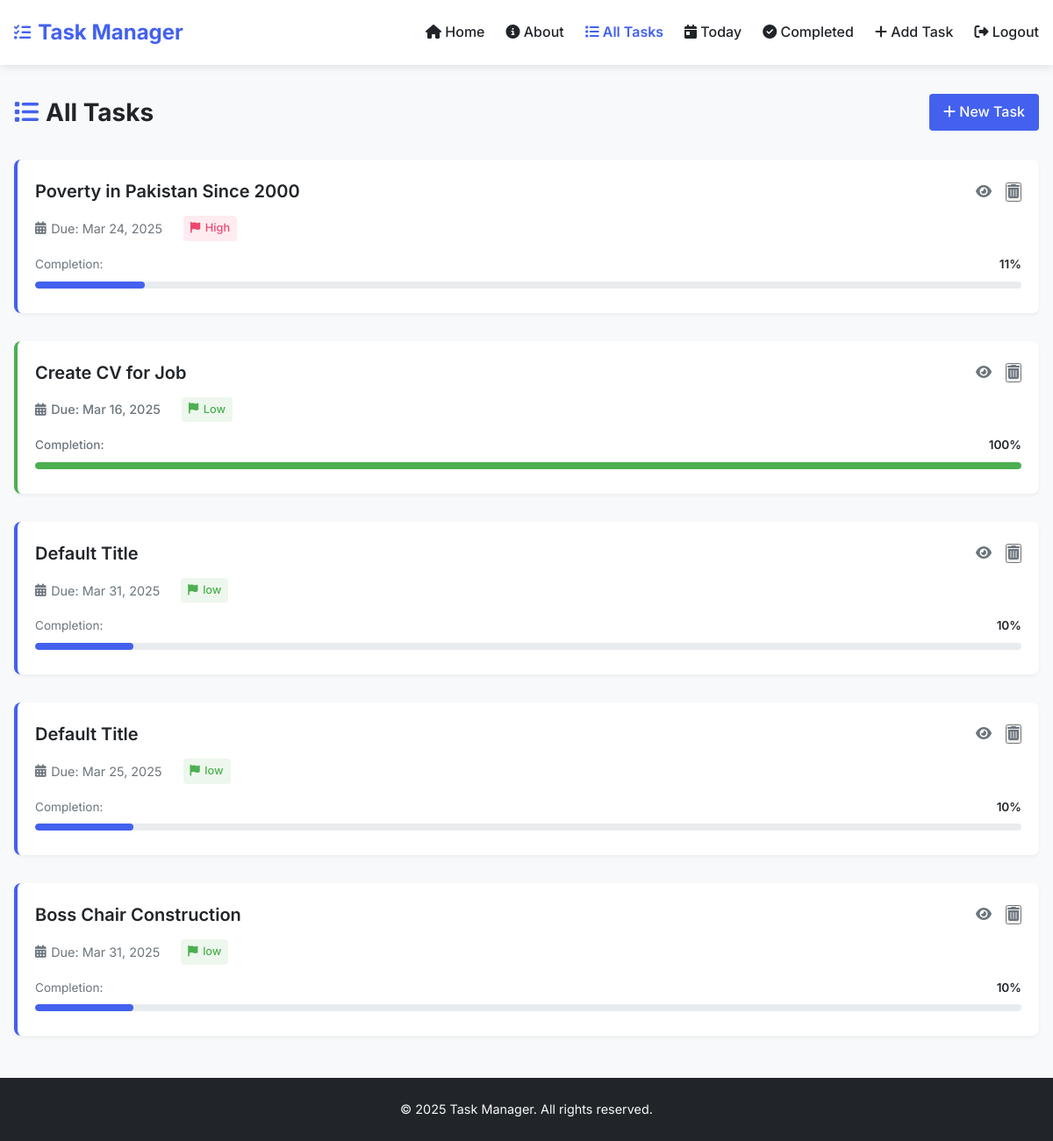
Page /all_tasks/ (signed in) on the committed database.
### task_manager/models.py (models this page shows, shortened)
class Task(models.Model):
    description = models.TextField()
    title = models.CharField(max_length=200, blank=True, null=True)  # Add title field
    start_date = models.DateField()
    due_date = models.DateField()
    priority = models.CharField(max_length=10, choices=[
        ('High', 'High'),
        ('Medium', 'Medium'),
        ('Low', 'Low'),
    ])
    completed = models.BooleanField(default=False)

### task_manager/views.py (the view)
# urls.py: path("all_tasks/", views.all_tasks, name="all_tasks"),
@login_required
def all_tasks(request):
    tasks = Task.objects.all()
    for task in tasks:
        task.subtasks = Subtask.objects.filter(task=task)
        total_subtasks = task.subtasks.count()
        completed_subtasks = task.subtasks.filter(completed=True).count()
        if total_subtasks > 0:
            task.completion_percentage = (completed_subtasks / total_subtasks) * 100
        else:
            task.completion_percentage = 0
    return render(request, 'all_tasks.html', {'tasks': tasks})

### task_manager/templates/all_tasks.html (shortened to what this page needs)
{% extends 'base.html' %}
{% block content %}
<div class="page-header">
    <div class="page-header-content">
        <h2 class="page-title">
            <i class="fas fa-list"></i> All Tasks
        </h2>
        <div class="page-actions">
            <a href="{% url 'add_task' %}" class="btn btn-primary">
                <i class="fas fa-plus"></i> New Task
            </a>
        </div>
    </div>
</div>
{% if tasks %}
    <div class="task-list">
        {% for task in tasks %}
            <div class="task-item {% if task.completion_percentage == 100 %}completed{% endif %}">
                <div class="task-header">
                    <h3 class="task-title">
                        <a href="{% url 'task_detail' task.id %}">{{ task.title }}</a>
                    </h3>
                    <div class="task-actions">
                        <a href="{% url 'task_detail' task.id %}" class="task-action" title="View Details">
                            <i class="fas fa-eye"></i>
                        </a>
                        <form id="delete-form-{{ task.id }}" action="{% url 'delete_task' task.id %}" method="POST" style="display: inline;">
                            <button type="button" class="task-action delete" title="Delete Task" onclick="confirmDelete('{{ task.id }}');">
                                <i class="fas fa-trash-alt"></i>
                            </button>
                        </form>
                    </div>
                </div>
                <div class="task-meta">
                    <span><i class="fas fa-calendar-alt"></i> Due: {{ task.due_date|date:"M d, Y" }}</span>
                    <span class="priority priority-{{ task.priority|lower }}">
                        <i class="fas fa-flag"></i> {{ task.priority }}
                    </span>
                </div>
                <div class="task-progress">
                    <div class="progress-info">
                        <span class="progress-label">Completion:</span>
                        <span class="progress-percentage">{{ task.completion_percentage|floatformat:0 }}%</span>
                    </div>
                    <div class="progress-bar-container">
                        <div class="progress-bar {% if task.completion_percentage == 100 %}complete{% endif %}"
                             style="width: {{ task.completion_percentage }}%;"></div>
                    </div>
                </div>
            </div>
        {% endfor %}
    </div>
{% endif %}
{% endblock %}

### task_manager/templates/base.html (style rules this page uses)
:root { --primary: #4361ee; --primary-light: #4895ef; --success: #4CAF50; --success-light: #a7e9af; --danger: #ef476f; --warning: #ffd166; --dark: #212529; --gray: #6c757d; --light: #f8f9fa; --white: #ffffff; }
* { margin: 0; padding: 0; box-sizing: border-box; }
body { font-family: 'Inter', sans-serif; line-height: 1.6; color: var(--dark); background-color: var(--light); padding: 0; margin: 0; }
.btn { display: inline-block; padding: 0.5rem 1rem; border-radius: 4px; font-weight: 500; text-decoration: none; cursor: pointer; transition: all 0.3s; border: none; }
.btn-primary { background-color: var(--primary); color: var(--white); }
.progress-bar-container { width: 100%; background-color: #e9ecef; border-radius: 5px; margin: 8px 0; }
.progress-bar { background-color: var(--success); height: 10px; border-radius: 5px; transition: width 0.3s ease; }
.completed { color: var(--success); font-weight: 500; }
.task-item { padding: 1rem; border-radius: 6px; background-color: var(--white); margin-bottom: 1rem; border-left: 4px solid var(--primary); box-shadow: 0 2px 5px rgba(0, 0, 0, 0.05); transition: transform 0.2s, box-shadow 0.2s; }
.task-item.completed { border-left-color: var(--success); }
.task-header { display: flex; justify-content: space-between; align-items: center; margin-bottom: 0.5rem; }
.task-title { font-weight: 600; font-size: 1.1rem; }
.task-actions { display: flex; gap: 0.5rem; }
.task-action { color: var(--gray); cursor: pointer; transition: color 0.2s; }
.task-meta { display: flex; gap: 1rem; font-size: 0.875rem; color: var(--gray); }
.task-meta span { display: flex; align-items: center; gap: 0.25rem; }

### task_manager/templates/all_tasks.html (style rules this page uses)
.page-header { margin-bottom: 2rem; }
.page-header-content { display: flex; justify-content: space-between; align-items: center; }
.page-title { font-size: 1.75rem; margin: 0; color: var(--dark); display: flex; align-items: center; gap: 0.5rem; }
.page-title i { color: var(--primary); }
.task-list { display: flex; flex-direction: column; gap: 1rem; }
.task-item { background-color: var(--white); border-radius: 8px; padding: 1.25rem; box-shadow: 0 2px 4px rgba(0, 0, 0, 0.05); border-left: 4px solid var(--primary); transition: transform 0.2s, box-shadow 0.2s; }
.task-item.completed { border-left-color: var(--success); }
.task-header { display: flex; justify-content: space-between; align-items: center; margin-bottom: 0.75rem; }
.task-title { font-size: 1.25rem; margin: 0; font-weight: 600; }
.task-title a { color: var(--dark); text-decoration: none; transition: color 0.2s; }
.task-actions { display: flex; gap: 1rem; }
.task-action { color: var(--gray); font-size: 1rem; transition: all 0.2s; }
.task-meta { display: flex; gap: 1.5rem; margin-bottom: 1rem; color: var(--gray); font-size: 0.9rem; }
.task-meta span { display: flex; align-items: center; gap: 0.35rem; }
.priority { padding: 0.25rem 0.5rem; border-radius: 4px; font-weight: 500; font-size: 0.8rem; }
.priority-high { background-color: rgba(239, 71, 111, 0.1); color: var(--danger); }
.priority-low { background-color: rgba(76, 175, 80, 0.1); color: var(--success); }
.task-progress { margin-top: 0.5rem; }
.progress-info { display: flex; justify-content: space-between; margin-bottom: 0.35rem; font-size: 0.85rem; }
.progress-label { color: var(--gray); }
.progress-percentage { font-weight: 600; color: var(--dark); }
.progress-bar-container { width: 100%; height: 8px; background-color: #e9ecef; border-radius: 4px; overflow: hidden; }
.progress-bar { height: 100%; background-color: var(--primary); border-radius: 4px; transition: width 0.3s ease; }
.progress-bar.complete { background-color: var(--success); }

### rows in the picture
Task: title "Poverty in Pakistan Since 2000", due_date "Mar 24, 2025", priority "High", completion_percentage "11"
Task: title "Create CV for Job", due_date "Mar 16, 2025", priority "Low", completion_percentage "100"
Task: title "Default Title", due_date "Mar 31, 2025", priority "low", completion_percentage "10"
Task: title "Default Title", due_date "Mar 25, 2025", priority "low", completion_percentage "10"
Task: title "Boss Chair Construction", due_date "Mar 31, 2025", priority "low", completion_percentage "10"
